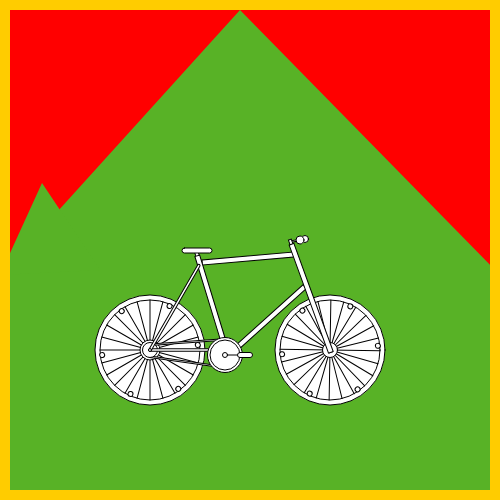
Frame 1 (no input)
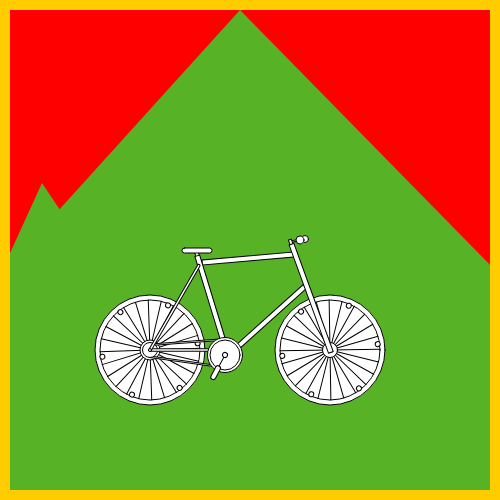
Frame 60 (no input)
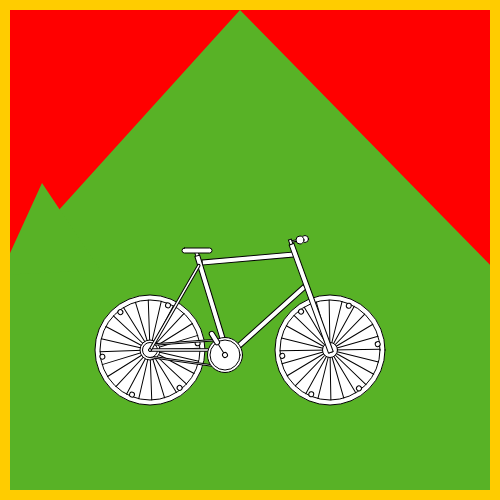
Frame 120 (the mouse pressed at the canvas centre since frame 60)

The p5.js sketch that drew these frames (run headless with seeded random() and noise() and a simulated clock; from frame 60 on, the mouse is pressed at the canvas centre):

// p5.js sketch
// ── sketch.js
let angle = 0
let spoke_angle = 0
let pedal_angle = 0
let foot_angle = 0
let wheel_radius = 50
let wheel_diameter = wheel_radius*2
let front_wheel = {centerX : 330, centerY: 350}
let rear_wheel = {centerX : 150, centerY: 350}

function setup() {
  createCanvas(500, 500)
  angleMode(DEGREES)

}

function draw() {
   background(255, 0, 0)


   draw_scenery()

   draw_bicycle()
   draw_border()
   console.log(mouseX, mouseY)
}

function draw_border()
{
  push()
  stroke(255, 204, 0)
  strokeWeight(20)
  noFill()
  rect(0, 0, 500, 500)
  pop()
}

function draw_scenery()
{
  push()
  noStroke()
  fill(88, 178, 38)
  triangle(0, 275, 240, 10, 500, 275)
  triangle(0, 275, 42, 183, 100, 270)
  rect(0, 275, 500, 225)
  pop()
}

function draw_bicycle()
{
  //back wheel
  draw_wheel(rear_wheel.centerX, rear_wheel.centerY)
  //front wheel
  draw_wheel(front_wheel.centerX, front_wheel.centerY)

  draw_frame()

  draw_pedal()
}

function draw_spokes()
{
  //spokes
  rotate(spoke_angle)
  line(0,0, 50, 0)
  for (var i = 15; i < 360; i+=15) {
    rotate(15)
    line(0,0, 50, 0)
  }

  //aura lights
  rect(45, 5, 5, 5, 20)
  for (var i = 60; i < 360; i+=60) {
    rotate(60)
    rect(45, 5, 5, 5, 20)
  }
  spoke_angle++
}

function draw_wheel(translate_x, translate_y) {
  push()
  translate(translate_x, translate_y)
  //outer tyre
  circle(0, 0, 110)
  //inner tyre
  circle(0, 0, wheel_diameter)
  draw_spokes()
  pop()
}

function draw_pedal()
{
  push()
  translate(225, 355)
  circle(0, 0, 35)
  circle(0, 0, 30)
  rotate(pedal_angle)
  stroke(0)
  line(0,0, 12.5, 0)
  rect(12.5, -2.5, 15, 5, 10)
  pedal_angle += 2
  circle(0, 0, 5)
  pop()
}

function draw_frame()
{
  //handle bar
  push()
  translate(293, 243)
  rotate(-10)
  rect(-2, -2.5, 8, 1.5)
  pop()
  push()
  translate(305, 239)
  circle(0, 0, 7)
  pop()
  push()
  translate(300, 240)
  circle(0, 0, 8)
  pop()


  //upper frame connecting front and rear wheels
  push()
  translate(202, 260)
  rotate(-5)
  rect(0, 0, 95, 5)
  pop()

  //frame from pedal
  push()
  translate(225, 355)
  rotate(-107)
  rect(0, 1, 108, 3.5)
  rect(0, 0, 103, 5)
  rotate(65)
  rect(0, 0, 105, 5)
  pop()

  //frame from front wheel
  push()
  translate(front_wheel.centerX, front_wheel.centerY)
  circle(0, 0, 15)
  rotate(-110)
  rect(-2.5, -1.5, 120, 3)
  rect(-2.5, -2.5, 115, 5)
  pop()

  //frame from rear wheel
  push()
  translate(150, 350)
  circle(0, 0, 20)

  //lower chain
  push()
  rotate(8)
  rect( 0, 6, 75, 1.5, 20)
  pop()

  //upper chain
  push()
  rotate(-4)
  rect( 0, -6, 75, 1.5, 20)
  pop()

  circle(0, 0, 15)

  rect(-1.25,-1.25, 75, 2.5, 20)

  push()
  rotate(-60)
  rect(-1.25,-1.25, 100, 2.5, 20)
  pop()

  circle(0, 0, 3)
  pop()

  //seat
  push()
  translate(197, 253)
  rect(-15, -5, 30, 5, 15)
  pop()

}
